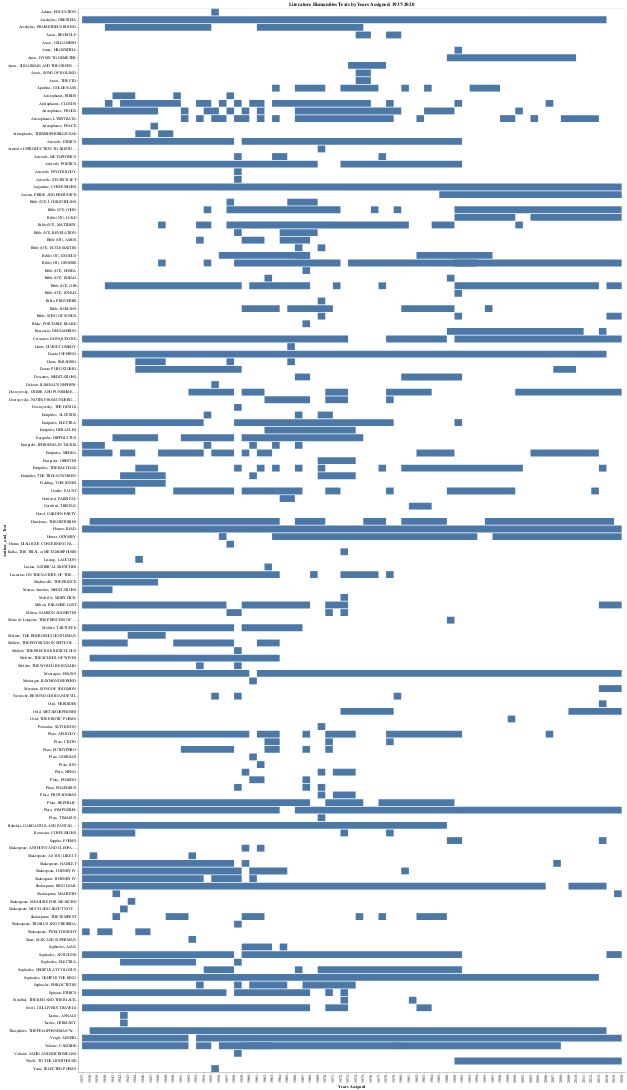

Here is the notebook cell this chart was saved with:
### Markdown cell above
### Use Altair's to a Gantt chart to visualize intervals over time
Here, we're again using the `.mark_bar()` operation that we used to create the stacked bar charts. But this time, notice that we're encoding TWO sets of x-axis data (the academic years START and END dates)


Also note that we're not using the ":T" encoding parameter, because our year data is not in YYY-MM-DD format. Instead, we're encoding it as type ":O" (ordinal numeric data).

### Code cell
chart= alt.Chart(lit_hum_df,\
                 title="Literature Humanities Texts by Years Assigned, 1937-2020").mark_bar().\
encode(
    x=alt.X('AcademicYearsStart:O', axis=alt.Axis(title='Years Assigned')),
    x2='AcademicYearsEnd:O',
    y='Author_and_Text'
)
chart.save('LitHUm-Texts-by-Years-Assigned-1937-2020.html')
chart

### Figure 1 — Vega-Lite specification as saved in the notebook (floating-point values rounded to 4 significant figures; data arrays with more than 128 entries replaced by an {"elided": "..."} marker saying what was removed)
{"config": {"view": {"continuousWidth": 400, "continuousHeight": 300}}, "data": {"name": "data-358f6c1b68afd0d71ae227003ec94805"}, "mark": "bar", "encoding": {"x": {"type": "ordinal", "axis": {"title": "Years Assigned"}, "field": "AcademicYearsStart"}, "x2": {"field": "AcademicYearsEnd"}, "y": {"type": "nominal", "field": "Author_and_Text"}}, "title": "Literature Humanities Texts by Years Assigned, 1937-2020", "$schema": "https://vega.github.io/schema/vega-lite/v4.8.1.json", "datasets": {"data-358f6c1b68afd0d71ae227003ec94805": {"elided": "340 records"}}}
